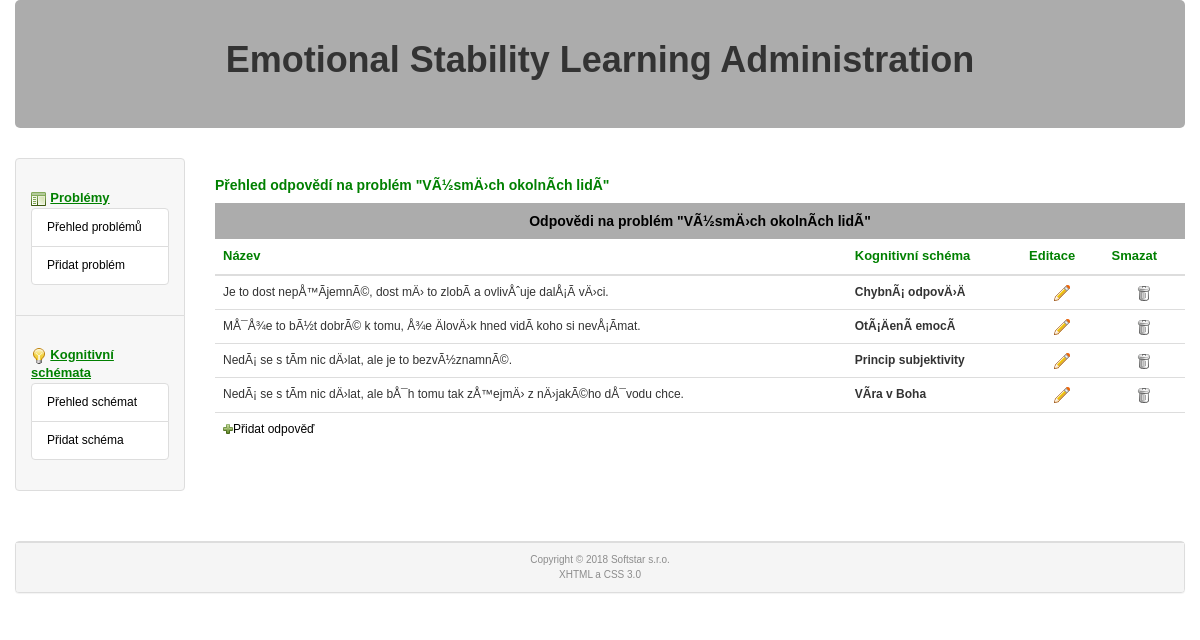
The page /administrace/?odpovedi=1&idp=1 on the database as committed earlier.
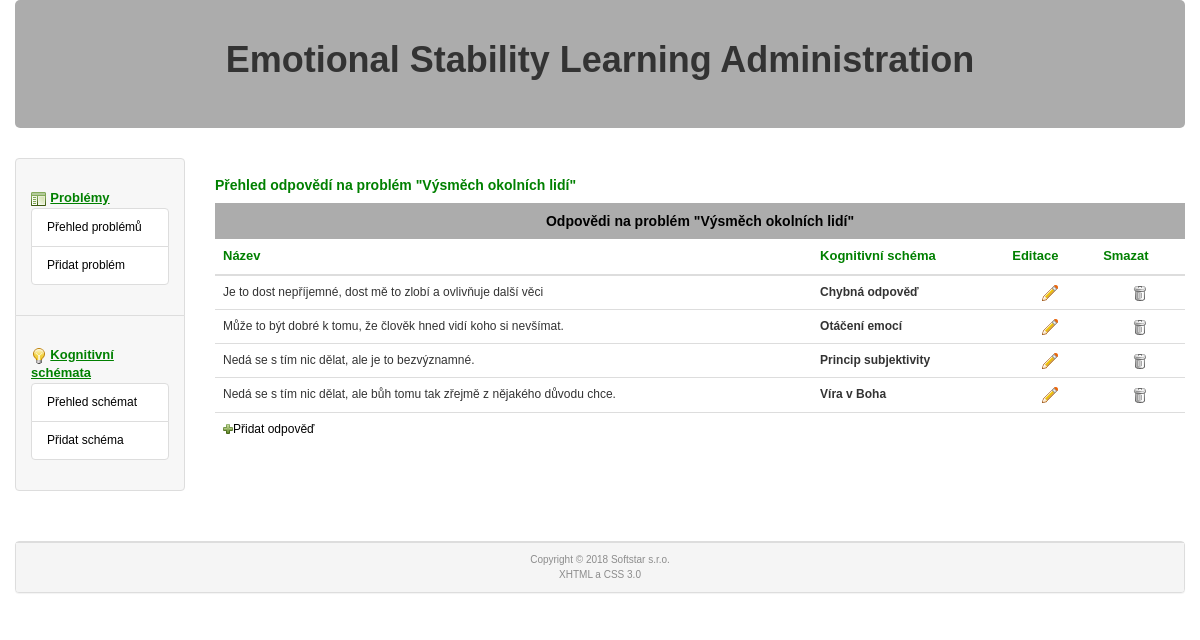
The same page on the database as committed later.
### tables this page shows
CREATE TABLE `odpoved` (
  `id_problemu` int(11) NOT NULL,
  `id_kog_schematu` int(11) NOT NULL,
  `odpoved` text NOT NULL,
  `smazano` int(1) NOT NULL DEFAULT '0'
);

CREATE TABLE `kognitivni_schema` (
  `id` int(11) NOT NULL,
  `nazev` varchar(40) NOT NULL,
  `smazano` int(1) NOT NULL DEFAULT '0'
);

### www/administrace/index.php (called while the page is built, shortened)
<?php
  $router = new RouterController();
  $router->setView();
  $router->showView();
?>

### www/administrace/models/model.php (called while the page is built, shortened)
<?php
  class model
  {
    private $db, $sever_name;
    function __construct()
    {
      $this->db = new cdb();
    }
    function __destruct()
    {
      $this->db->closedb();
    }
    function selectOne($table, array $keys)
    {
      $query = "select * from $table where";
      $i = 0;
      foreach($keys as $name => $value)
      {
        if ($i)
        {
          $query .= " and $name=$value";
        }
        else
        {
          $query .= " $name=$value";
          $i = 1;
        }
      }
      $query .= ";";
      $this->db->query($query);
      return $this->db->get_row();
    }
    function selectArray(array $tables, array $collums, array $keys)
    {
      $query = "select ";
      $i = 0;
      foreach($collums as $collum)
      {
        if ($i)
        {
          $query .= ", $collum";
        }
        else
        {
          $query .= "$collum";
          $i = 1;
        }
      }
      $query .= " from ";
      $i = 0;
      foreach($tables as $table)
      {
        if ($i)
        {
          $query .= ", $table";
        }
        else
        {
          $query .= "$table";
          $i = 1;
        }
      }
      $query .= " where";
      $i = 0;
      foreach($keys as $name => $value)
      {
        if ($i)
        {
          $query .= " and $name=$value";
        }
        else
        {
          $query .= " $name=$value";
          $i = 1;
        }
      }
      $query .= ";";
      $this->db->query($query);
      $i = 0;
      while ($item=$this->db->get_array())
      {
        if (!empty($item))
        {
          $arr[$i] = $item;
          $i++;
        }
      }
      return $arr;
    }
  }
?>

### www/administrace/cfg/sql.php (called while the page is built)
<?php
  $this->server='localhost';
  $this->user='emotions';
  $this->password='emotions';
  $this->db_name='emotions';
?>

### www/administrace/models/cdb.php (called while the page is built, shortened)
<?php
class cdb {
  private $data, $querystring, $error, $conn;
  public $server, $user, $password, $db_name;
  function __construct()
  {
    require("./cfg/sql.php");
    $this->conn = null;
  }
  function connect() {
    $options=array(
      PDO::ATTR_ERRMODE => PDO::ERRMODE_EXCEPTION,
      PDO::MYSQL_ATTR_INIT_COMMAND => "SET NAMES utf8"
      );
    try {
            $this->conn = @new PDO("mysql:host=".$this->server.";dbname=".$this->db_name, $this->user, $this->password, $options);
    } catch (PDOException $e) {
        echo 'Connection failed: ' . $e->getMessage();
    }
    return(1);
  }
  function query($dotaz) {
    $this->data=$this->conn->prepare($dotaz);
    $parameters = array();
    try {
            $this->data->execute($parameters);
    } catch (PDOException $e) {
        echo 'Execution of query failed: ' . $e->getMessage();
        $this->data=null;
    }
    if ($this->data) { return 1; }
    else  {return 0;}
  }
  function get_row() {
    $arr = $this->data->fetch(PDO::FETCH_NUM);
    if ($this->data) { return $arr; }
    else { return 0; }
  }
  function get_array() {
    $arr = $this->data->fetch(PDO::FETCH_ASSOC);
    if ($this->data) {return ($arr); }
    else { return 0; }
  }
  function closedb() {
    $this->conn = null;
  }
};
?>

### www/administrace/controllers/AnswerOverviewController.php (called while the page is built, shortened)
<?php
class AnswerOverviewController extends Controller
{
  public function setView()
  {
    $model = new model();
    if ($model->ifconnected())
    {
      $answers = $model->selectArray(array("odpoved", 'kognitivni_schema'), array('odpoved', 'nazev', 'id_kog_schematu') , array('id_problemu' => $this->post_get('idp'), 'id' => 'id_kog_schematu', 'odpoved.smazano' => 0));
      $arr = $model->selectOne("problem", array('id' => $this->post_get('idp')));
      $problem = $arr[1];
    }
    else
    {
      $this->view = 'error';
    }
  }
}

### www/administrace/controllers/RouterController.php (called while the page is built, shortened)
<?php
class RouterController extends Controller
{
  protected $controller;
  public function setView()
  {
    $this->controller->setView();
  }
    private function setViewAnswer()
    {
      if ($this->post_get('odpovedi')==1)
      {
        $this->controller = new AnswerOverviewController();
      }
      elseif ($this->post_get('odpovedi')==3)
      {
        $model = new model();
        $model->update('odpoved', array('id_problemu' => htmlspecialchars($this->post_get('idp'), ENT_QUOTES), 'id_kog_schematu' => htmlspecialchars($this->post_get('idks'), ENT_QUOTES)), array('smazano' => 1));
        $this->redirect("?odpovedi=1&idp=".$this->post_get('idp'));
      }
    }
  }
?>

### www/administrace/views/answerOverview.phtml (the view)
<div class="col-sm-10">
  <h4>Přehled odpovědí na problém "<?php echo($problem); ?>"</h4>
<?php
   $pocet=count($answers);
   if (!$pocet) {
     ?>
    <div class="hlaska">Nejsou uloženy žádné odpovědi na problém "<?php echo($problem); ?>"<br /><a href="<?php echo("./?odpovedi=2&idp=".$this->post_get('idp')); ?>"><img src="icons/add.png" width="10" height="10" />Přidat odpověď</a></div>
     <?php
   } else {
   ?>
  <div class="table-responsive">
    <table class="table table-hover">
      <caption class="text-center">Odpovědi na problém "<?php echo($problem); ?>"</caption>
      <thead><tr><th>Název</th><th>Kognitivní schéma</th><th>Editace</th><th>Smazat</th></tr></thead>
      <tbody>
        <?php
         foreach($answers as $answer) {
        ?>
        <tr>
          <td><?php echo($answer['odpoved']); ?></td>
          <td><strong><?php echo($answer['nazev']); ?></strong></td>
          <td class="text-center"><?php echo("<a href=\"./?odpovedi=2&idp=".$this->post_get('idp')."&idks=".$answer['id_kog_schematu']."\">"); ?><img src="icons/pencil.png" width="16" height="16" /></a></td>
          <td class="text-center"><?php echo("<a href=\"./?odpovedi=3&idp=".$this->post_get('idp')."&idks=".$answer['id_kog_schematu']."\">"); ?><img src="icons/bin_closed.png" width="16" height="16" /></a></td>
        </tr>
           <?php } ?>
        <tr><td colspan="4"><a href="<?php echo("./?odpovedi=2&idp=".$this->post_get('idp')); ?>"><img src="icons/add.png" width="10" height="10" />Přidat odpověď</a></td>
      </tbody>
    </table>
   <?php } ?>
  </div>
</div>

Rows that differ between the two databases and show on the page:
changed odpoved: odpoved "Je to dost nepÅ™Ã­jemnÃ©, dost mÄ› to zlobÃ­ a ovlivÅˆuje dalÅ¡Ã­ vÄ›ci." → "Je to dost nepříjemné, dost mě to zlobí a ovlivňuje další věci"; kognitivni_schema.nazev "ChybnÃ¡ odpovÄ›Ä" → "Chybná odpověď"
changed odpoved: odpoved "MÅ¯Å¾e to bÃ½t dobrÃ© k tomu, Å¾e ÄlovÄ›k hned vidÃ­ koho si nevÅ¡Ã­mat." → "Může to být dobré k tomu, že člověk hned vidí koho si nevšímat."; kognitivni_schema.nazev "OtÃ¡ÄenÃ­ emocÃ­" → "Otáčení emocí"
changed odpoved "Princip subjektivity": odpoved "NedÃ¡ se s tÃ­m nic dÄ›lat, ale je to bezvÃ½znamnÃ©." → "Nedá se s tím nic dělat, ale je to bezvýznamné."
changed odpoved: odpoved "NedÃ¡ se s tÃ­m nic dÄ›lat, ale bÅ¯h tomu tak zÅ™ejmÄ› z nÄ›jakÃ©ho dÅ¯vodu chce." → "Nedá se s tím nic dělat, ale bůh tomu tak zřejmě z nějakého důvodu chce."; kognitivni_schema.nazev "VÃ­ra v Boha" → "Ví­ra v Boha"
Other text that changed with them:
$problem: "VÃ½smÄ›ch okolnÃ­ch lidÃ­" → "Výsměch okolních lidí"
